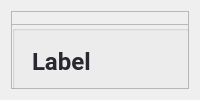
            <widget class="QWidget" name="page_areas">
             <layout class="QVBoxLayout" name="verticalLayout_14">
              <item>
               <widget class="QFrame" name="frame_12">
                <property name="frameShape">
                 <enum>QFrame::StyledPanel</enum>
                </property>
                <property name="frameShadow">
                 <enum>QFrame::Raised</enum>
                </property>
                <widget class="QTableWidget" name="tableWidget_areas">
                 <property name="geometry">
                  <rect>
                   <x>20</x>
                   <y>180</y>
                   <width>891</width>
                   <height>391</height>
                  </rect>
                 </property>
                 <property name="maximumSize">
                  <size>
                   <width>16777215</width>
                   <height>422</height>
                  </size>
                 </property>
                 <property name="styleSheet">
                  <string notr="true">QTableWidget{
font-size: 11pt;
margin-left: 0px;
margin-top:15px;
color: #000;
font-family: Roboto;
text-align:center;
font-weight: bold;
}
QheaderView::item
    {
text-align:center;
font-weight: bold;

    }
QHeaderView::section {
    background-color: #394353;
	border-radius: 11px;
	color:#fff;
    font-size: 9pt;
	font-family:Roboto;
	font-weight: bold;
}

QHeaderView::section:horizontal
{
    border-top: 1px solid #394353;

}

QHeaderView::section:vertical
{

    border-left: 1px solid #394353;
}</string>
                 </property>
                 <property name="editTriggers">
                  <set>QAbstractItemView::NoEditTriggers</set>
                 </property>
                 <property name="showGrid">
                  <bool>false</bool>
                 </property>
                 <attribute name="horizontalHeaderVisible">
                  <bool>false</bool>
                 </attribute>
                 <attribute name="horizontalHeaderCascadingSectionResizes">
                  <bool>true</bool>
                 </attribute>
                 <attribute name="horizontalHeaderDefaultSectionSize">
                  <number>147</number>
                 </attribute>
                 <attribute name="horizontalHeaderShowSortIndicator" stdset="0">
                  <bool>true</bool>
                 </attribute>
                 <attribute name="horizontalHeaderStretchLastSection">
                  <bool>true</bool>
                 </attribute>
                 <attribute name="verticalHeaderVisible">
                  <bool>false</bool>
                 </attribute>
                 <attribute name="verticalHeaderDefaultSectionSize">
                  <number>32</number>
                 </attribute>
                 <column>
                  <property name="text">
                   <string>New Column</string>
                  </property>
                 </column>
                 <column>
                  <property name="text">
                   <string>New Column</string>
                  </property>
                 </column>
                 <column>
                  <property name="text">
                   <string>New Column</string>
                  </property>
                 </column>
                 <column>
                  <property name="text">
                   <string>New Column</string>
                  </property>
                 </column>
                 <column>
                  <property name="text">
                   <string>New Column</string>
                  </property>
                 </column>
                 <column>
                  <property name="text">
                   <string>New Column</string>
                  </property>
                 </column>
                </widget>
                <widget class="QFrame" name="frame_25">
                 <property name="geometry">
                  <rect>
                   <x>30</x>
                   <y>110</y>
                   <width>881</width>
                   <height>41</height>
                  </rect>
                 </property>
                 <property name="minimumSize">
                  <size>
                   <width>56</width>
                   <height>41</height>
                  </size>
                 </property>
                 <property name="styleSheet">
                  <string notr="true">background-color: #f2f2f5;
border-radius:15px;</string>
                 </property>
                 <property name="frameShape">
                  <enum>QFrame::StyledPanel</enum>
                 </property>
                 <property name="frameShadow">
                  <enum>QFrame::Raised</enum>
                 </property>
                 <layout class="QHBoxLayout" name="horizontalLayout_5">
                  <item>
                   <widget class="QLabel" name="label_14">
                    <property name="font">
                     <font>
                      <family>Roboto</family>
                      <pointsize>11</pointsize>
                      <weight>75</weight>
                      <bold>true</bold>
                     </font>
                    </property>
                    <property name="styleSheet">
                     <string notr="true">background: none;
color: #282830 ;
</string>
                    </property>
                    <property name="text">
                     <string>Código</string>
                    </property>
                   </widget>
                  </item>
                  <item>
                   <widget class="QLabel" name="label_35">
                    <property name="font">
                     <font>
                      <family>Roboto</family>
                      <pointsize>11</pointsize>
                      <weight>75</weight>
                      <bold>true</bold>
                     </font>
                    </property>
                    <property name="styleSheet">
                     <string notr="true">background: none;
color: #282830 ;

</string>
                    </property>
                    <property name="text">
                     <string>Descripción</string>
                    </property>
                   </widget>
                  </item>
                  <item>
                   <widget class="QLabel" name="label_36">
                    <property name="font">
                     <font>
                      <family>Roboto</family>
                      <pointsize>11</pointsize>
                      <weight>75</weight>
                      <bold>true</bold>
                     </font>
                    </property>
                    <property name="styleSheet">
                     <string notr="true">background: none;
color: #282830 ;
</string>
                    </property>
                    <property name="text">
                     <string>Marca</string>
                    </property>
                   </widget>
                  </item>
                  <item>
                   <widget class="QLabel" name="label_37">
                    <property name="font">
                     <font>
                      <family>Roboto</family>
                      <pointsize>11</pointsize>
                      <weight>75</weight>
                      <bold>true</bold>
                     </font>
                    </property>
                    <property name="styleSheet">
                     <string notr="true">background: none;
color: #282830 ;
</string>
                    </property>
                    <property name="text">
                     <string>Cantidad</string>
                    </property>
                   </widget>
                  </item>
                  <item>
                   <widget class="QLabel" name="label_39">
                    <property name="font">
                     <font>
                      <family>Roboto</family>
                      <pointsize>11</pointsize>
                      <weight>75</weight>
                      <bold>true</bold>
                     </font>
                    </property>
                    <property name="styleSheet">
                     <string notr="true">background: none;
color: #282830 ;
</string>
                    </property>
                    <property name="text">
                     <string>Ubicación</string>
                    </property>
                   </widget>
                  </item>
                  <item>
                   <widget class="QLabel" name="label_38">
                    <property name="font">
                     <font>
                      <family>Roboto</family>
                      <pointsize>11</pointsize>
                      <weight>75</weight>
                      <bold>true</bold>
                     </font>
                    </property>
                    <property name="styleSheet">
                     <string notr="true">background: none;
color: #282830 ;
</string>
                    </property>
                    <property name="text">
                     <string>Primer Vencimiento</string>
                    </property>
                   </widget>
                  </item>
                 </layout>
                </widget>
                <widget class="QFrame" name="top_frame_stock_5">
                 <property name="geometry">
                  <rect>
                   <x>0</x>
                   <y>0</y>
                   <width>1234</width>
                   <height>80</height>
                  </rect>
                 </property>
                 <property name="minimumSize">
                  <size>
                   <width>1234</width>
                   <height>80</height>
                  </size>
                 </property>
                 <property name="maximumSize">
                  <size>
                   <width>15000</width>
                   <height>70</height>
                  </size>
                 </property>
                 <property name="frameShape">
                  <enum>QFrame::StyledPanel</enum>
                 </property>
                 <property name="frameShadow">
                  <enum>QFrame::Raised</enum>
                 </property>
                 <widget class="QFrame" name="frame_30">
                  <property name="geometry">
                   <rect>
                    <x>0</x>
                    <y>13</y>
                    <width>891</width>
                    <height>70</height>
                   </rect>
                  </property>
                  <property name="minimumSize">
                   <size>
                    <width>354</width>
                    <height>70</height>
                   </size>
                  </property>
                  <property name="maximumSize">
                   <size>
                    <width>16777215</width>
                    <height>50</height>
                   </size>
                  </property>
                  <property name="frameShape">
                   <enum>QFrame::StyledPanel</enum>
                  </property>
                  <property name="frameShadow">
                   <enum>QFrame::Raised</enum>
                  </property>
                  <layout class="QVBoxLayout" name="verticalLayout_39">
                   <property name="spacing">
                    <number>0</number>
                   </property>
                   <property name="leftMargin">
                    <number>0</number>
                   </property>
                   <property name="topMargin">
                    <number>0</number>
                   </property>
                   <property name="rightMargin">
                    <number>0</number>
                   </property>
                   <property name="bottomMargin">
                    <number>0</number>
                   </property>
                   <item>
                    <widget class="QGroupBox" name="groupBox_12">
                     <property name="minimumSize">
                      <size>
                       <width>675</width>
                       <height>0</height>
                      </size>
                     </property>
                     <property name="title">
                      <string/>
                     </property>
                     <widget class="QLabel" name="label_area_mod">
                      <property name="geometry">
                       <rect>
                        <x>20</x>
                        <y>10</y>
                        <width>161</width>
                        <height>52</height>
                       </rect>
                      </property>
                      <property name="minimumSize">
                       <size>
                        <width>94</width>
                        <height>0</height>
                       </size>
                      </property>
                      <property name="maximumSize">
                       <size>
                        <width>181</width>
                        <height>16777215</height>
                       </size>
                      </property>
                      <property name="font">
                       <font>
                        <family>Roboto</family>
                        <pointsize>18</pointsize>
                        <weight>75</weight>
                        <bold>true</bold>
                       </font>
                      </property>
                      <property name="styleSheet">
                       <string notr="true">color: #282830 ;
</string>
                      </property>
                      <property name="text">
                       <string>Label</string>
                      </property>
                      <property name="alignment">
                       <set>Qt::AlignLeading|Qt::AlignLeft|Qt::AlignVCenter</set>
                      </property>
                     </widget>
                     <widget class="QPushButton" name="btn_modificarArea">
                      <property name="geometry">
                       <rect>
                        <x>230</x>
                        <y>26</y>
                        <width>111</width>
                        <height>26</height>
                       </rect>
                      </property>
                      <property name="minimumSize">
                       <size>
                        <width>0</width>
                        <height>26</height>
                       </size>
                      </property>
                      <property name="font">
                       <font>
                        <family>Roboto</family>
                        <pointsize>9</pointsize>
                        <weight>75</weight>
                        <bold>true</bold>
                       </font>
                      </property>
                      <property name="cursor">
                       <cursorShape>PointingHandCursor</cursorShape>
                      </property>
                      <property name="styleSheet">
                       <string notr="true">QPushButton{
background-color: rgb(71, 71, 103);
color:#fff;
padding-right:15px;
border-radius: 5px;
text-align:right;
}

QPushButton:hover{
background-color: rgba(71, 71, 103,180);

}</string>
                      </property>
                      <property name="text">
                       <string>Modificar Área</string>
                      </property>
                      <property name="iconSize">
                       <size>
                        <width>13</width>
                        <height>13</height>
                       </size>
                      </property>
                     </widget>
                     <widget class="QPushButton" name="btn_actualizarAreaInd">
                      <property name="geometry">
                       <rect>
                        <x>550</x>
                        <y>30</y>
                        <width>31</width>
                        <height>21</height>
                       </rect>
                      </property>
                      <property name="minimumSize">
                       <size>
                        <width>0</width>
                        <height>21</height>
                       </size>
                      </property>
                      <property name="cursor">
                       <cursorShape>PointingHandCursor</cursorShape>
                      </property>
                      <property name="text">
                       <string/>
                      </property>
                      <property name="icon">
                       <iconset>
                        <normaloff>:/img/refresh.png</normaloff>:/img/refresh.png</iconset>
                      </property>
                      <property name="iconSize">
                       <size>
                        <width>33</width>
                        <height>16</height>
                       </size>
                      </property>
                     </widget>
                    </widget>
                   </item>
                  </layout>
                 </widget>
                </widget>
               </widget>
              </item>
             </layout>
            </widget>
